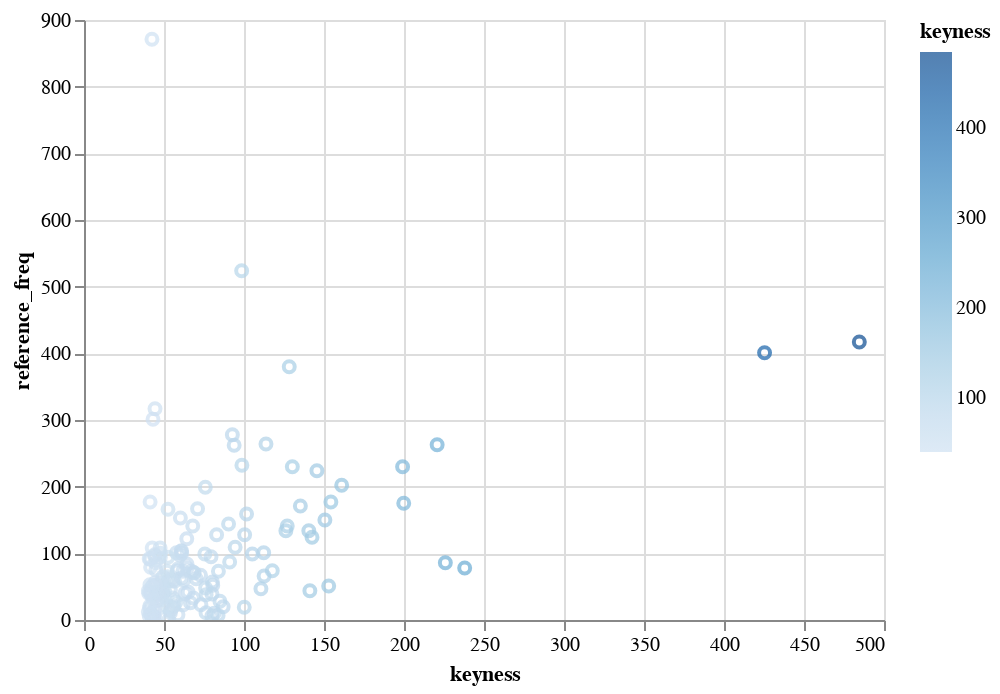

Notebook code cell kept with this figure:
### Code cell
negative_df = pd.DataFrame({"bigrams": [e[0] for e in negative_keys],
                     "keyness": [e[1] for e in negative_keys],
                     "corpus_freq": [e[2] for e in negative_keys],
                     "reference_freq": [e[3] for e in negative_keys]})

alt.Chart(negative_df).mark_point().encode(
    x='keyness:Q',
    y='reference_freq:Q',
    color='keyness:Q',
    tooltip=["words:N", "reference_freq:Q"],
).interactive()

### Figure 1 — Vega-Lite specification as saved in the notebook (floating-point values rounded to 4 significant figures; data arrays with more than 128 entries replaced by an {"elided": "..."} marker saying what was removed)
{"config": {"view": {"continuousWidth": 400, "continuousHeight": 300}}, "data": {"name": "data-4c3b7c1d2bc013a3386b30cbc20e6581"}, "mark": "point", "encoding": {"color": {"type": "quantitative", "field": "keyness"}, "tooltip": [{"type": "nominal", "field": "words"}, {"type": "quantitative", "field": "reference_freq"}], "x": {"type": "quantitative", "field": "keyness"}, "y": {"type": "quantitative", "field": "reference_freq"}}, "selection": {"selector003": {"type": "interval", "bind": "scales", "encodings": ["x", "y"]}}, "$schema": "https://vega.github.io/schema/vega-lite/v4.8.1.json", "datasets": {"data-4c3b7c1d2bc013a3386b30cbc20e6581": {"elided": "150 records"}}}
